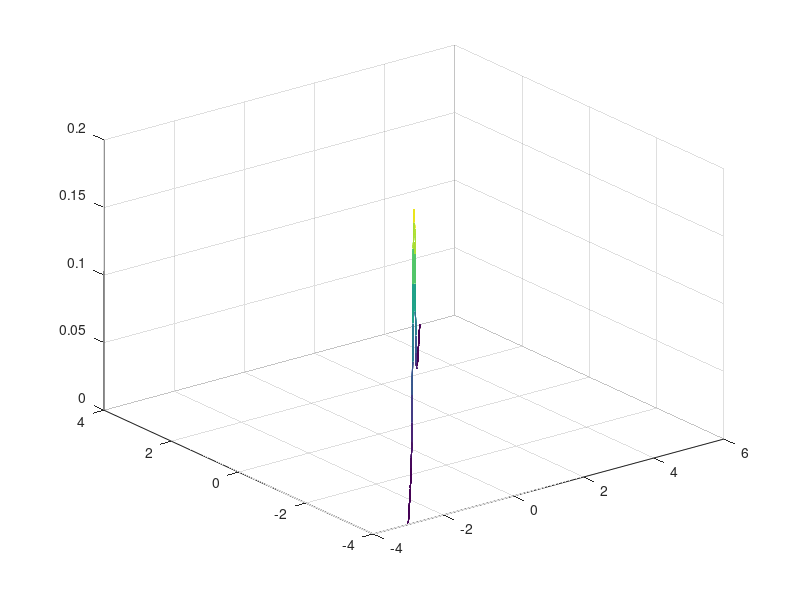

This figure's MATLAB source:
clear all
close all 
clc

m1=1;
m2=0;
s1=1;
s2=1;
r=0.1;
x1=m1-4*s1:0.2:m1+4*s1;
x2=m2-4*s2:0.2:m2+4*s2;
X=repmat(x1,length(x1),1);
Y=repmat(x2,length(x2),1); 
f=(1/(2*pi*s1*s2))*exp((-1/2*(1-r^2))*((X-m1).^2./(s1^2)-(2*r*(X-m1).*((Y-m2)./(s1*s2)))+(Y-m2).^2./(s2^2)));
mesh(X,Y,f)
